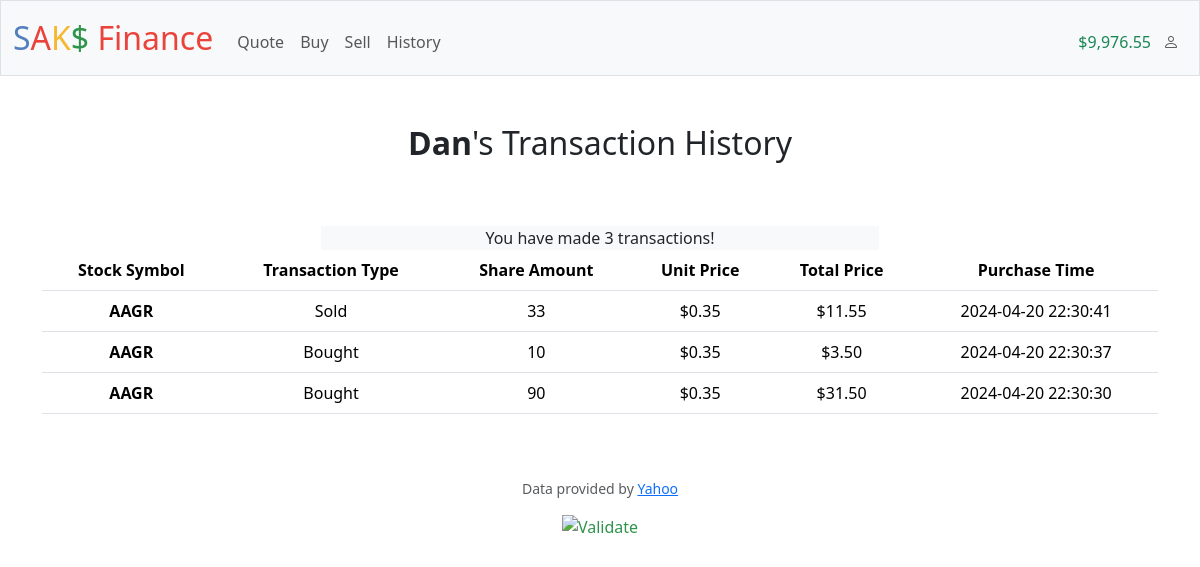
Screenshot of /history (signed in) with the database file from the repository.
### tables this page shows
CREATE TABLE users (id INTEGER PRIMARY KEY AUTOINCREMENT NOT NULL, username TEXT NOT NULL, hash TEXT NOT NULL, cash NUMERIC NOT NULL DEFAULT 10000.00, 'init_cash' NUMERIC NOT NULL DEFAULT 10000);

CREATE TABLE transactions (transaction_id INTEGER PRIMARY KEY AUTOINCREMENT NOT NULL, user_id INTEGER NOT NULL, symbol TEXT NOT NULL, unit_price NUMERIC NOT NULL DEFAULT 0, shares INTEGER NOT NULL, price NUMERIC NOT NULL DEFAULT 0, purchase_time TIMESTAMP NOT NULL, type TEXT);

### app.py (the view)
@app.route("/history")
@login_required
def history():
    confirm = db.execute("SELECT * FROM ownership WHERE user_id=?", session["user_id"])
    if confirm:
        data = db.execute("SELECT symbol, unit_price, shares, price, purchase_time, type FROM transactions WHERE user_id=? ORDER BY purchase_time DESC", session["user_id"])
        count = db.execute("SELECT COUNT(*) FROM transactions WHERE user_id=?", session["user_id"])
        return render_template("history.html", instances=data, total=count[0]["COUNT(*)"])
    else:
        return render_template("history.html", nostocks=1)

### app.py (called while the page is built)
@app.context_processor
def inject_user_cash():
    if "user_id" in session:
        data = db.execute("SELECT cash, username, init_cash FROM users WHERE id=?", session["user_id"])
        try:
            return dict(user_cash=data[0]["cash"], username=data[0]["username"], user_initcash=data[0]["init_cash"])
        except:
            session.clear()
    else:
        return dict(user_cash=0, username="", user_initcash=0)

@app.after_request
def after_request(response):
    response.headers["Cache-Control"] = "no-cache, no-store, must-revalidate"
    response.headers["Expires"] = 0
    response.headers["Pragma"] = "no-cache"
    return response

### helpers.py (called while the page is built)
def login_required(f):
    @wraps(f)
    def decorated_function(*args, **kwargs):
        if session.get("user_id") is None:
            return redirect("/login")
        return f(*args, **kwargs)
    return decorated_function

def usd(value):
    return f"${value:,.2f}"

### templates/history.html (shortened to what this page needs)
{% extends "layout.html" %}
{% block main %}
<h2 style="font-weight: lighter" class="mb-5"><b style="font-weight: 600" >{{ username.capitalize() }}</b>'s Transaction History</h2>
{% if nostocks != 1 %}
  <div class="col bg-light d-flex align-items-center justify-content-center mx-auto" style="max-width: 50%;">
          You have made {{ total }} transactions!
  </div>
<table class="table table-hover">
    <thead class="thead-dark">
      <tr>
        <th scope="col">Stock Symbol</th>
        <th scope="col">Transaction Type</th>
        <th scope="col">Share Amount</th>
        <th scope="col">Unit Price</th>
        <th scope="col">Total Price</th>
        <th scope="col">Purchase Time</th>
      </tr>
    </thead>
    <tbody>
    {% for instance in instances %}
        <tr>
            <th scope="row">{{ instance["symbol"] }}</th>
            <td>{{ instance["type"] }}</td>
            <td>{{ instance["shares"] }}</td>
            <td>{{ instance["unit_price"] | usd }}</td>
            <td>{{ instance["price"] | usd}}</td>
            <td>{{ instance["purchase_time"] }}</td>
        </tr>
    {% endfor %}
    </tbody>
  </table>
{% endif %}
{% endblock %}

### templates/layout.html (shortened to what this page needs)
<!DOCTYPE html>
<html lang="en">
    <head>
        <link href="https://cdn.jsdelivr.net/npm/bootstrap@5.3.3/dist/css/bootstrap.min.css" rel="stylesheet">
        <link href="/static/styles.css" rel="stylesheet">
        <link rel="stylesheet" href="https://cdn.jsdelivr.net/npm/bootstrap-icons@1.11.3/font/bootstrap-icons.min.css">
    </head>
    <body>
        <nav class="bg-light border navbar navbar-expand-md navbar-light">
            <div class="container-fluid">
                <a class="navbar-brand" href="/"><span class="blue">S</span><span class="red">A</span><span class="yellow">K</span><span class="green">$</span> <span class="red">Finance</span></a>
                <div class="collapse navbar-collapse" id="navbar">
                    {% if session["user_id"] %}
                        <ul class="navbar-nav me-auto mt-2">
                            <li class="nav-item"><a class="nav-link" href="/quote">Quote</a></li>
                            <li class="nav-item"><a class="nav-link" href="/buy">Buy</a></li>
                            <li class="nav-item"><a class="nav-link" href="/sell">Sell</a></li>
                            <li class="nav-item"><a class="nav-link" href="/history">History</a></li>
                        </ul>
                        <ul class="navbar-nav ms-auto mt-2">
                            <li class="navbar-text"><span class="text-success font-weight-bold">{{ user_cash | usd }}</span></li>
                            <li class="nav-item dropdown ms-1">
                                <a class="nav-link btn btn-light dropdown-toggle" id="navbarDropdownMenuLink" data-bs-toggle="dropdown" aria-haspopup="true" aria-expanded="false">
                                    <i class="bi-person" style="font-size: 1rem; color: rgba( 0,0,0 , 0.65);"></i>
                                </a>
                              </li>
                        </ul>
                    {% else %}
                        <ul class="navbar-nav ms-auto mt-2">
                            <li class="nav-item"><a class="nav-link" href="/register">Register</a></li>
                            <li class="nav-item"><a class="nav-link" href="/login">Log In</a></li>
                        </ul>
                    {% endif %}
                </div>
            </div>
        </nav>
        <main class="container py-5 text-center">
            {% block main %}{% endblock %}
        </main>
        <footer class="mb-5">
            <p class="mb-3 small text-center text-muted">
                Data provided by <a href="https://finance.yahoo.com/">Yahoo</a>
            </p>
            <form action="https://validator.w3.org/check" class="text-center" enctype="multipart/form-data" method="post" target="_blank">
                <input alt="Validate" src="/static/I_heart_validator.png" type="image">
            </form>
        </footer>
    </body>
</html>

### static/styles.css (style rules this page uses)
nav .navbar-brand { font-size: xx-large; }
nav .navbar-brand .blue { color: #537fbe; }
nav .navbar-brand .red { color: #ea433b; }
nav .navbar-brand .yellow { color: #f5b82e; }
nav .navbar-brand .green { color: #2e944b; }
.nav-link.dropdown-toggle::after { display: none; }
input, select, textarea { color: #2e944b; }

### rows the page displays
users: cash "$9,976.55", capitalize "Dan"
transactions: symbol "AAGR", type "Sold", shares "33", unit_price "$0.35", price "$11.55", purchase_time "2024-04-20 22:30:41"
transactions: symbol "AAGR", type "Bought", shares "10", unit_price "$0.35", price "$3.50", purchase_time "2024-04-20 22:30:37"
transactions: symbol "AAGR", type "Bought", shares "90", unit_price "$0.35", price "$31.50", purchase_time "2024-04-20 22:30:30"

### other values shown
{{ total }} "3"
